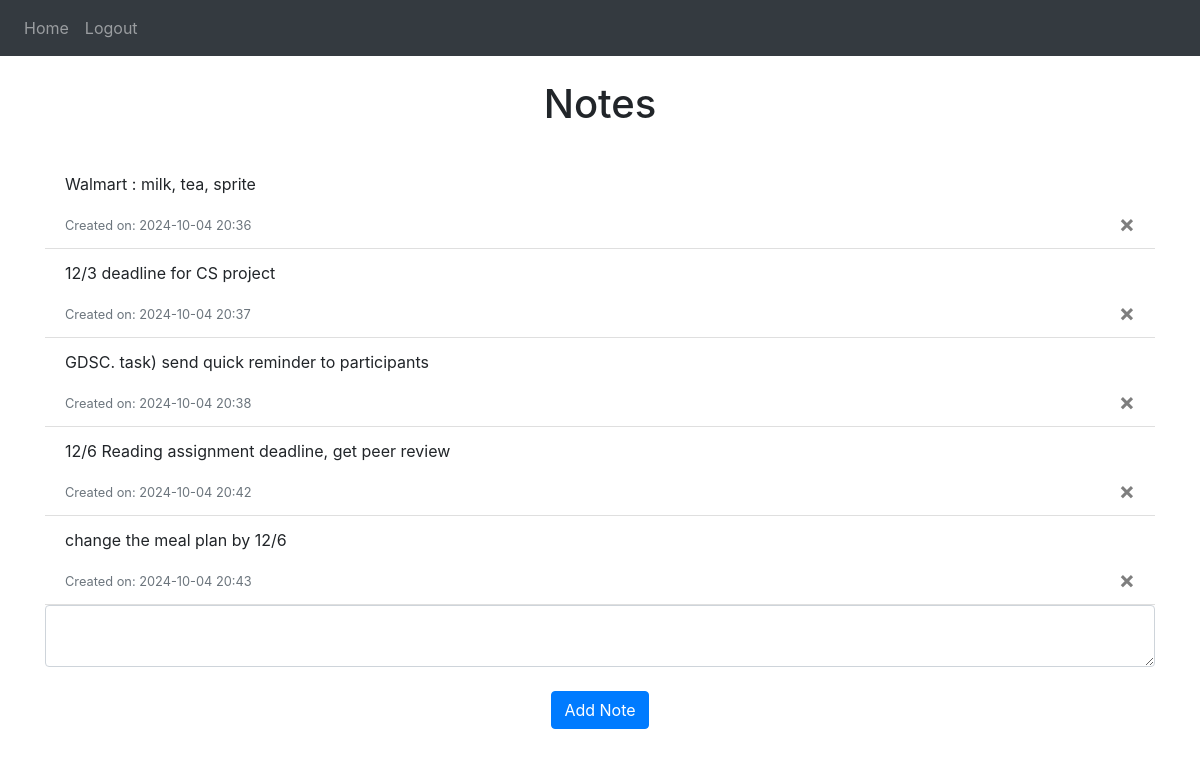
Page / (signed in) on the committed database.
### website/models.py (models this page shows)
class Note(db.Model):
    id = db.Column(db.Integer, primary_key=True)
    data = db.Column(db.String(1000))
    date = db.Column(db.DateTime(timezone=True), default=func.now())
    user_id = db.Column(db.Integer, db.ForeignKey('user.id')) #one to many relationship

### website/views.py (the view, shortened to what this page needs)
@views.route('/', methods=['GET', 'POST'])
@login_required
def home():
    return render_template("home.html", user=current_user)

### website/templates/home.html
{% extends "base.html" %}{% block title %}Home{% endblock %}{% block content %}
<br />
<h1 align="center">Notes</h1>
<br />
<ul class="list-group list-group-flush" id="notes">
    {% for note in user.notes %}
        <li class="list-group-item">
            <p>{{ note.data }}</p>
             <small class="text-muted">Created on: {{ note.date.strftime('%Y-%m-%d %H:%M') }}</small>
            <button type="button" class="close" onClick="deleteNote({{ note.id }})">
                <span aria-hidden="true">&times;</span>
            </button>
        </li>
    {% endfor %}
</ul>
<form method="POST">
    <textarea name="note" id="note" class="form-control"></textarea>
    <br />
    <div align="center">
        <button type="submit" class="btn btn-primary">Add Note</button>
    </div>
</form>
{% endblock %}

### website/templates/base.html (shortened to what this page needs)
<!DOCTYPE html>
<html>
    <head>
        <link
            rel="stylesheet"
            href="https://stackpath.bootstrapcdn.com/bootstrap/4.4.1/css/bootstrap.min.css"
        />
        <link
            rel="stylesheet"
            href="https://stackpath.bootstrapcdn.com/font-awesome/4.7.0/css/font-awesome.min.css"
        />
    </head>
    <body>
       <nav class="navbar navbar-expand-lg navbar-dark bg-dark">
            <div class="collapse navbar-collapse" id="navbar">
                <div class="navbar-nav">
                    {% if user.is_authenticated %}
                    <a class="nav-item nav-link" id="home" href="/">Home</a>
                    <a class="nav-item nav-link" id="logout" href="/logout">Logout</a>
                    {% else %}
                    <a class="nav-item nav-link" id="login" href="/login">Login</a>
                    <a class="nav-item nav-link" id="sign_up" href="/sign_up">Sign Up</a>
                    {% endif %}
                </div>
            </div>
       </nav>
       <div class="container">{% block content %}{% endblock %}</div>
    </body>
</html>

### rows in the picture
Note: data "Walmart : milk, tea, sprite", date "2024-10-04 20:36"
Note: data "12/3 deadline for CS project", date "2024-10-04 20:37"
Note: data "GDSC. task) send quick reminder to participants", date "2024-10-04 20:38"
Note: data "12/6 Reading assignment deadline, get peer review", date "2024-10-04 20:42"
Note: data "change the meal plan by 12/6", date "2024-10-04 20:43"
